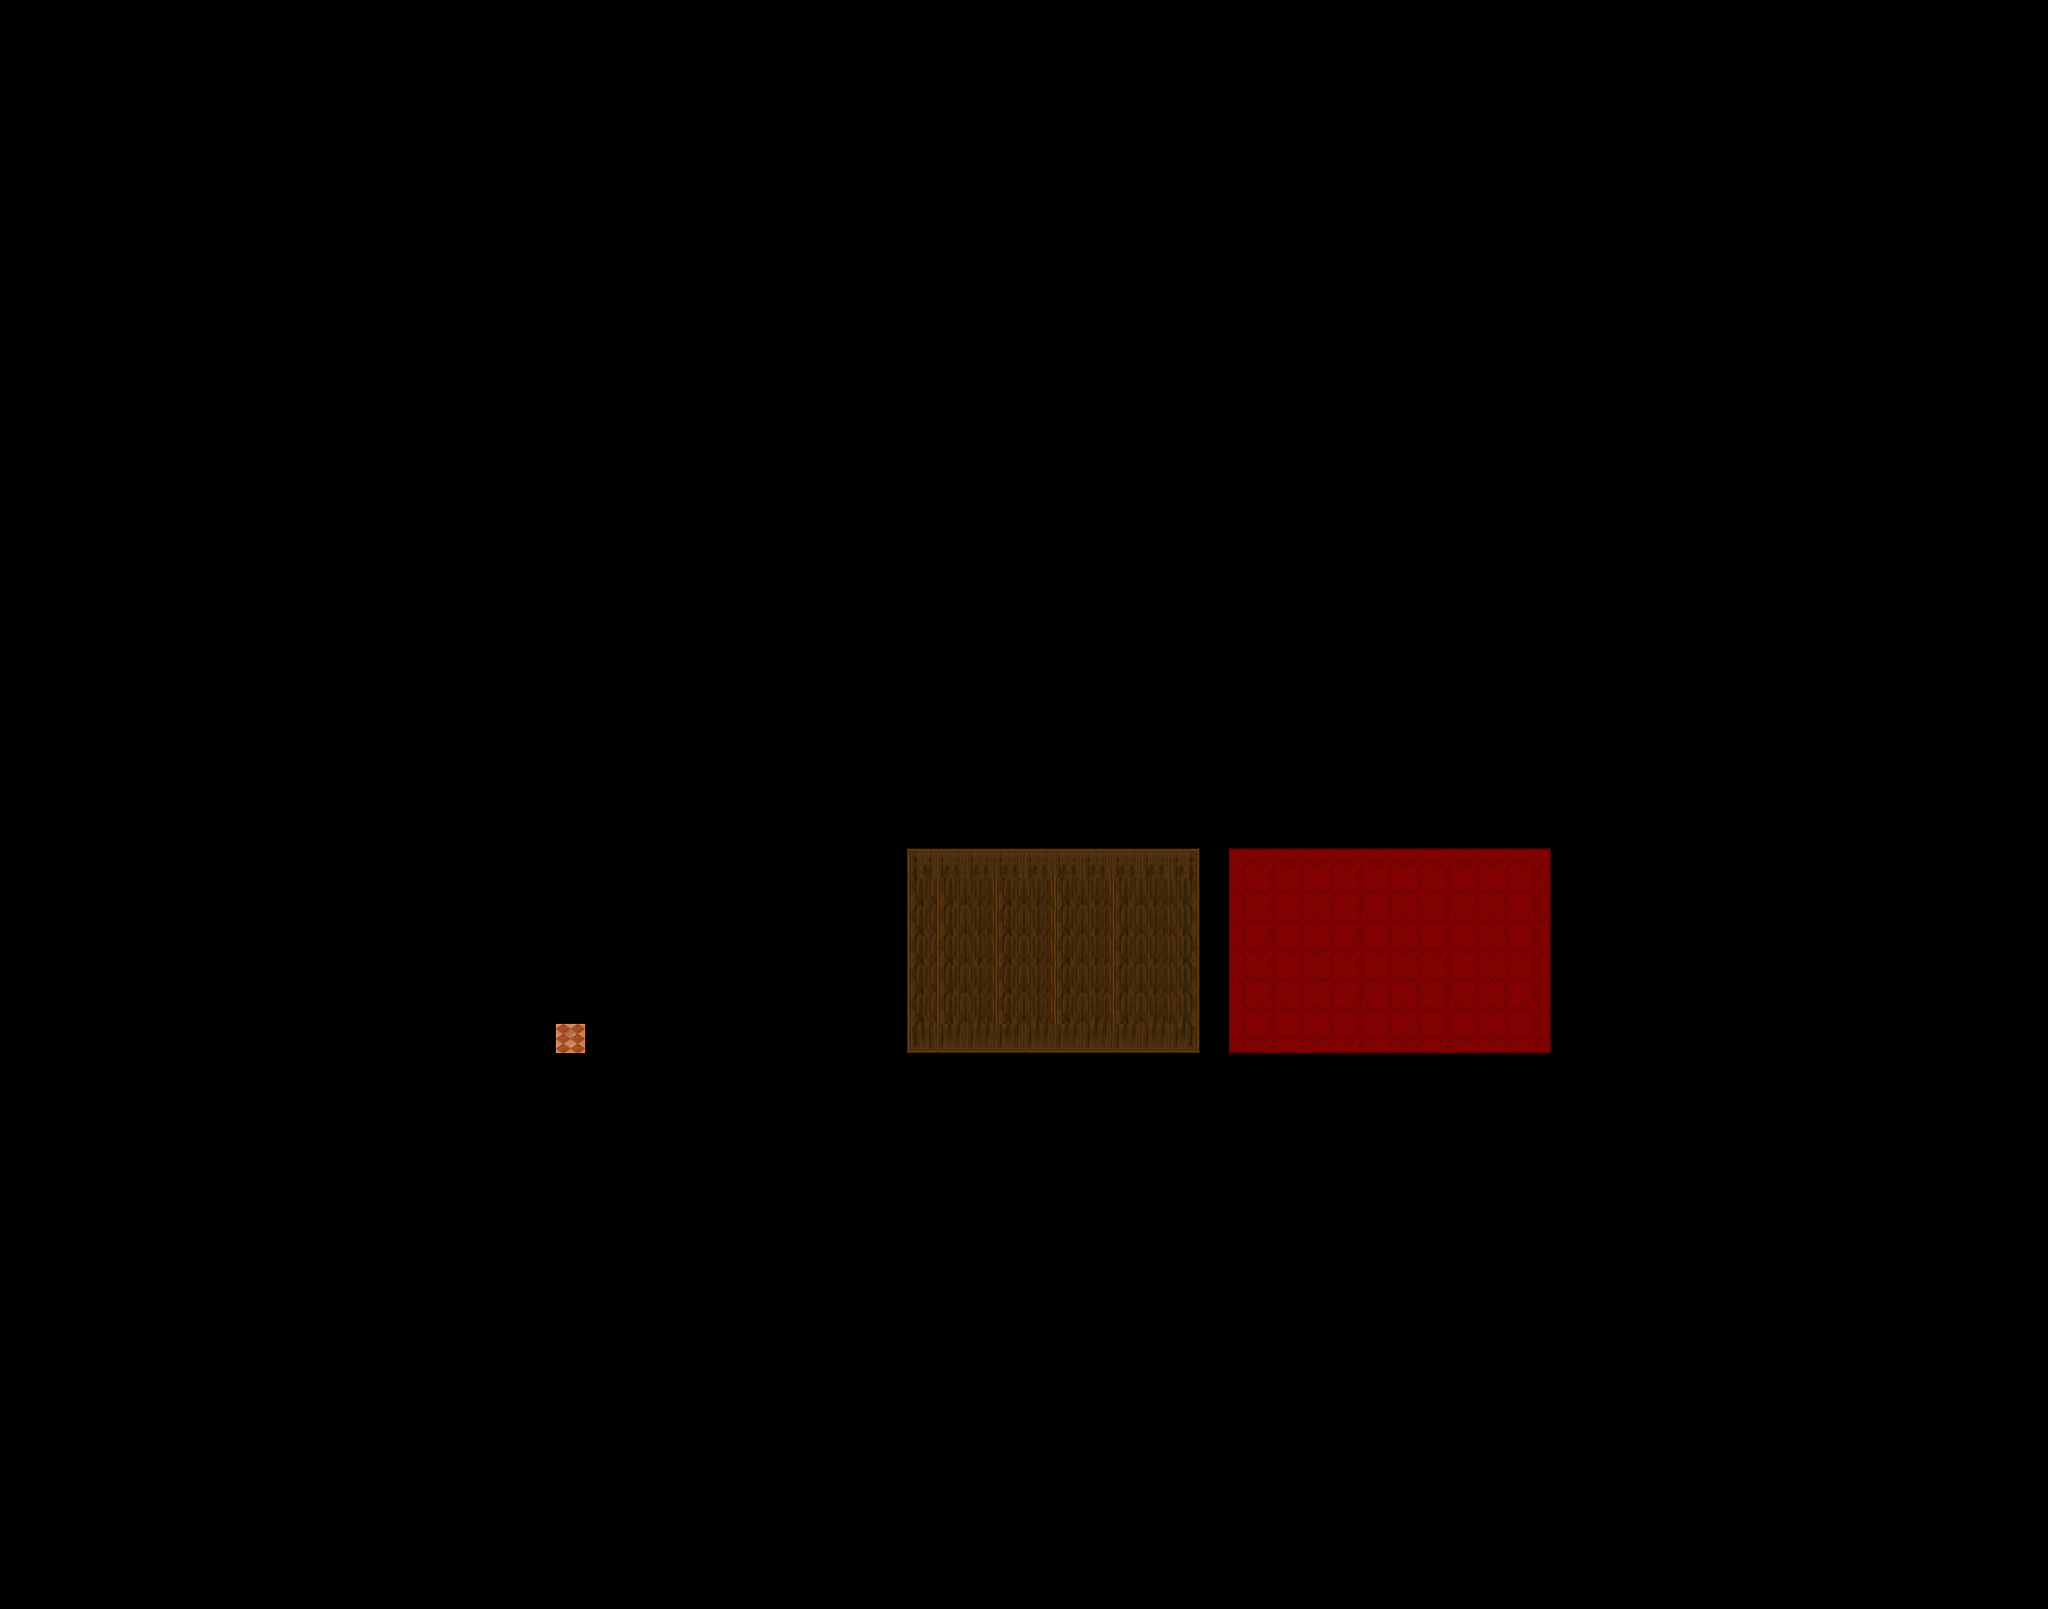

Tiled map render using the project's own tile images. Description and the map definition, with tile-layer contents summarised, below:
An orthogonal 70x55 tile map with 32x32 px tiles, 2 tile layers (Ground, Over), 4 hidden layers not drawn, 7 tilesets and 4 objects (3x WARP, SCRIPT).

<map version="1.0" orientation="orthogonal" width="70" height="55" tilewidth="32" tileheight="32">
 <properties>
  <property name="music" value="inside2.ogg" />
 </properties>
 <tileset firstgid="1" name="collision" tilewidth="32" tileheight="32">
  <image source="../graphics/tiles/collision1_32_32.png" />
 </tileset>
 <tileset firstgid="1025" name="inn" tilewidth="32" tileheight="32">
  <image source="../graphics/tiles/indoor3_32_32.png" />
 </tileset>
 <tileset firstgid="2049" name="woodland_indoor" tilewidth="32" tileheight="32">
  <image source="../graphics/tiles/indoor2_32_32.png" />
 </tileset>
 <tileset firstgid="3073" name="woodland_indoor_32_64" tilewidth="32" tileheight="64">
  <image source="../graphics/tiles/indoor1_32_64.png" />
 </tileset>
 <tileset firstgid="3585" name="indoor1_32_96" tilewidth="32" tileheight="96">
  <image source="../graphics/tiles/indoor1_32_96.png" />
 </tileset>
 <tileset firstgid="3905" name="inn_32_64" tilewidth="32" tileheight="64">
  <image source="../graphics/tiles/indoor2_32_64.png" />
 </tileset>
 <tileset firstgid="4417" name="inn_32_96" tilewidth="32" tileheight="96">
  <image source="../graphics/tiles/indoor2_32_96.png" />
 </tileset>
 <layer name="Ground" width="70" height="55">
  <data>[3850 cells, 148 non-empty, 19 distinct tile ids]</data>
 </layer>
 <layer name="Ground" width="70" height="55" visible="0">
  <data>[3850 cells, 3681 non-empty, 6 distinct tile ids]</data>
 </layer>
 <layer name="Fringe" width="70" height="55" visible="0">
  <data>[3850 cells, 89 non-empty, 31 distinct tile ids]</data>
 </layer>
 <layer name="Fringe" width="70" height="55" visible="0">
  <data>[3850 cells, 21 non-empty, 17 distinct tile ids]</data>
 </layer>
 <layer name="Over" width="70" height="55">
  <data>[3850 cells, 0 non-empty, 0 distinct tile ids]</data>
 </layer>
 <layer name="Collision" width="70" height="55" visible="0">
  <data>[3850 cells, 3742 non-empty, 1 distinct tile ids]</data>
 </layer>
 <objectgroup name="Object" width="70" height="55">
  <object name="Warp to city" type="WARP" x="-704" y="992" width="64" height="32">
   <properties>
    <property name="DEST_MAP" value="ow-o0000-o0000-o0000" />
    <property name="DEST_X" value="4224" />
    <property name="DEST_Y" value="2624" />
   </properties>
  </object>
  <object name="Warp to Outside" type="WARP" x="1120" y="1152" width="64" height="32">
   <properties>
    <property name="DEST_MAP" value="ow-n0001-p0002-o0000" />
    <property name="DEST_X" value="3780" />
    <property name="DEST_Y" value="5120" />
   </properties>
  </object>
  <object name="External Map Events" type="SCRIPT" x="-1920" y="0">
   <properties>
    <property name="FILENAME" value="scripts/maps/iw-XXX_twin_house-o00-o00-o00.lua" />
   </properties>
  </object>
  <object name="Warp to Outside" type="WARP" x="1568" y="1152" width="64" height="32">
   <properties>
    <property name="DEST_MAP" value="ow-n0001-p0002-o0000" />
    <property name="DEST_X" value="4030" />
    <property name="DEST_Y" value="5120" />
   </properties>
  </object>
 </objectgroup>
</map>
